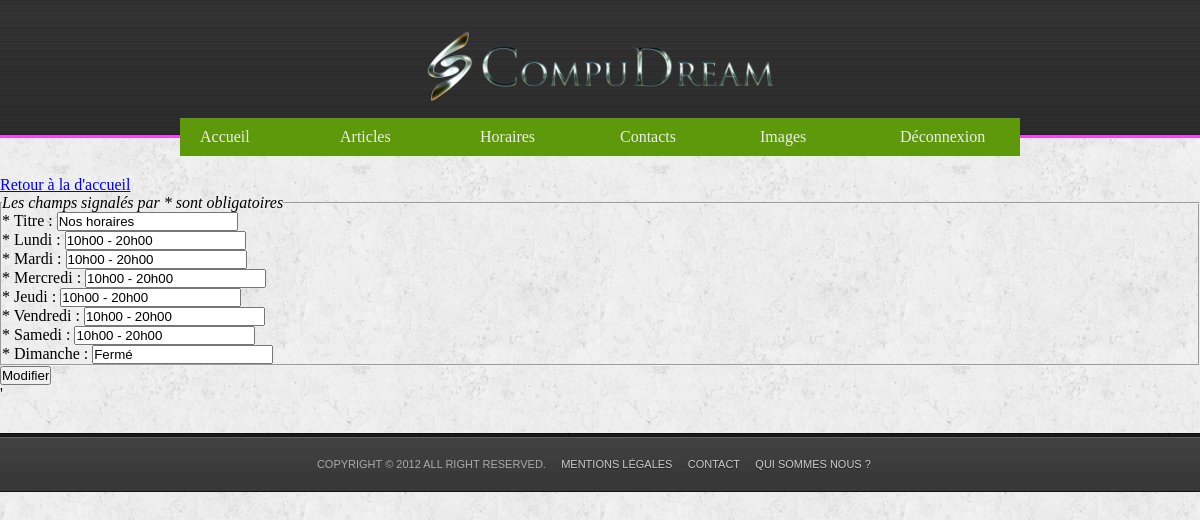
Page /admin/admin.php?id=horaires (signed in) on the committed database.
### tables this page shows
CREATE TABLE IF NOT EXISTS `horaire` (
  `id` int(11) NOT NULL AUTO_INCREMENT,
  `titre` varchar(50) NOT NULL,
  `lundi` varchar(50) NOT NULL,
  `mardi` varchar(50) NOT NULL,
  `mercredi` varchar(50) NOT NULL,
  `jeudi` varchar(50) NOT NULL,
  `vendredi` varchar(50) NOT NULL,
  `samedi` varchar(50) NOT NULL,
  `dimanche` varchar(50) NOT NULL,
  PRIMARY KEY (`id`)
);

### include/function.php (called while the page is built)
<?php
function getDbConnection() {
try
{
	$sql_host		= 'bases.sql';
	$sql_user		= 'manuella-cantais';
	$sql_password	= 'Aa120391';
	$sql_db		= 'manuella-cantais-compudream';
	$pdo_options[PDO::ATTR_ERRMODE] = PDO::ERRMODE_EXCEPTION;
	$bdd = new PDO('mysql:host=' . $sql_host . ';dbname=' . $sql_db . '', $sql_user, $sql_password, $pdo_options);
}
catch (PDOException $e)
{
	echo "Connexion à la base de données impossible.";
}
	return $bdd;
}
?>

### admin/horaires.php (the view, shortened to what this page needs)
<?php
			if( isset($_SESSION['id']))
			{
				if( isset($_SESSION['util']) && isset($_SESSION['clegen']))
				{
					if ($_SESSION['id'] == $_SESSION['util'].$_SESSION['clegen'])
					{
						if ($_SESSION['bienconnecte'] == 1)
						{
							$contenuarticle = getDbConnection()->query("select titre,lundi,mardi,mercredi,jeudi,vendredi,samedi,dimanche from horaire");
	$contenu = $contenuarticle->fetch();
							print "<a href='../compudream.php'> Retour à la d'accueil</a>
							<form action='../actions/modifierhoraire.php' method='get'>
		<fieldset>
				<legend><i>Les champs signalés par * sont obligatoires</i></legend>
					* <span>Titre : </span>
					<input type='text' name='titre' id='titre' value='". $contenu['titre']."'/></br>
					* <span>Lundi : </span>
					<input type='text' name='lundi' id='lundi' value='". $contenu['lundi']."'/></br>
					* <span>Mardi : </span>
					<input type='text' name='mardi' id='mardi' value='". $contenu['mardi']."'/></br>
					* <span>Mercredi : </span>
					<input type='text' name='mercredi' id='mercredi' value='". $contenu['mercredi']."'/></br>
					* <span>Jeudi : </span>
					<input type='text' name='jeudi' id='jeudi' value='". $contenu['jeudi']."'/></br>
					* <span>Vendredi : </span>
					<input type='text' name='vendredi' id='vendredi' value='". $contenu['vendredi']."'/></br>
					* <span>Samedi : </span>
					<input type='text' name='samedi' id='samedi' value='". $contenu['samedi']."'/></br>
					* <span>Dimanche : </span>
					<input type='text' name='dimanche' id='dimanche' value='". $contenu['dimanche']."'/></br>
		</fieldset>
		<p><input type='submit'  value='Modifier' /></p>
	</form>
</div>'";
						}
					}
				}
	else
	{
		print "Votre IP a été enregistré, tentative de Hack détecté.";
	}
}
	else
	{
		print "Impossible d'acédez a la page directement!!";
	}
?>

### include/design/style.css (style rules this page uses)
* { margin:0; padding:0; }
body { background:#C4C9CA url('mainbody_texture.gif'); }

### rows in the picture
horaire: titre "Nos horaires", lundi "10h00 - 20h00", mardi "10h00 - 20h00", mercredi "10h00 - 20h00", jeudi "10h00 - 20h00", vendredi "10h00 - 20h00", samedi "10h00 - 20h00", dimanche "Fermé"
